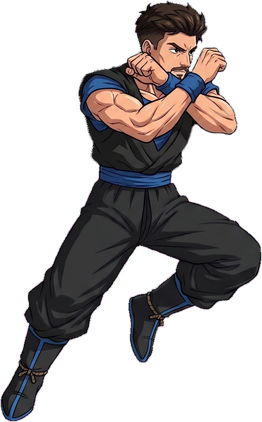
#> input picture assets/spr/q/ab.webp, 262 x 422 px
$ python -i build_sprites_dir.py   (imports and definitions only)
#> lines starting #> are read from the running program, lines starting #| are printed output that depends on the picture; after the words box and inside, x2 and y2 are one past the last pixel; in counts of white or black regions, pixels touching at a corner belong together
### tools/slice.py
"""Ferramenta de build: recorta as tiras de animacao (fundo verde) de um personagem.
Usa so Pillow. Chroma key profissional (matte suave + despill + choke de borda),
separa os quadros por componentes conectados e devolve RGBA recortados sem fundo."""
from PIL import Image, ImageChops, ImageFilter, ImageDraw
import os
from collections import deque

# acao: (arquivo, colunas, linhas, quadros)
QUINHAS = {
    'id': ('parado/parado.png', 4, 1, 4), 'wk': ('andar/andar.png', 3, 2, 6),
    'pu': ('soco/soco.png', 4, 1, 4), 'ki': ('chute/chute.png', 4, 1, 4),
    'bl': ('defesa/defesa.png', 2, 1, 2), 'ht': ('levar-golpe/levar-golpe.png', 2, 1, 2),
    'jp': ('pulo/pulo.png', 2, 1, 2), 'ko': ('nocaute/nocaute.png', 2, 2, 4),
}

# verde neon de tela (~#00FD00)
_SCR = (2, 252, 2)


def _smoothstep(e0, e1, x):
    if x <= e0:
        return 0.0
    if x >= e1:
        return 1.0
    t = (x - e0) / (e1 - e0)
    return t * t * (3.0 - 2.0 * t)


def _green_score_u8(r, g, b):
    """Score 0..255: quanto o pixel parece chroma verde neon."""
    mx = r if r > b else b
    dom = g - mx
    if dom <= 0:
        return 0
    # distancia ao verde de tela (aprox.)
    dr, dg, db = r - _SCR[0], g - _SCR[1], b - _SCR[2]
    dist2 = dr * dr + dg * dg + db * db
    # dominancia 8..90 -> 0..1
    d_n = _smoothstep(8, 90, dom)
    # perto da cor de tela (dist ~40..200)
    dist = dist2 ** 0.5
    near = 1.0 - _smoothstep(40, 200, dist)
    purity = 1.0 - min(1.0, (r + b) / 140.0)
    s = 0.55 * d_n + 0.30 * near + 0.15 * purity * d_n
    if s <= 0:
        return 0
    if s >= 1:
        return 255
    return int(s * 255)


def _despill(r, g, b, strength):
    mx = r if r > b else b
    if g <= mx:
        return r, g, b
    spill = (g - mx) * strength
    ng = int(g - spill)
    if strength > 0.6 and spill > 20:
        boost = int(spill * 0.10)
        r = min(255, r + boost)
        b = min(255, b + boost)
    return r, max(0, ng), b


def key(im):
    """Remove verde neon com matte suave, unblend de tela e despill.
    Fundo ligado a borda (e buracos de chroma puro) some; verde de roupa/poder fica.
    Sem MinFilter na silhueta — evita o corte 'picotado'."""
    rgb = im.convert('RGB')
    W, H = rgb.size
    R, G, B = (c.tobytes() for c in rgb.split())
    N = W * H
    sr, sg, sb = _SCR

    # --- 1) score + candidatos duros ---
    score = bytearray(N)
    hard = bytearray(N)
    for i in range(N):
        s = _green_score_u8(R[i], G[i], B[i])
        score[i] = s
        if s >= 184 and G[i] > 150 and R[i] < 70 and B[i] < 70:
            hard[i] = 255

    fill = Image.frombytes('L', (W, H), bytes(hard))
    for pt in ((0, 0), (W - 1, 0), (0, H - 1), (W - 1, H - 1),
               (W // 2, 0), (W // 2, H - 1), (0, H // 2), (W - 1, H // 2)):
        if fill.getpixel(pt) == 255:
            ImageDraw.floodfill(fill, pt, 128)

    # buracos fechados (ex.: entre braço e ombro): todo chroma duro some,
    # nao so o ligado a borda
    bg = fill.point(lambda v: 255 if v in (128, 255) else 0)
    bg_dil = bg.filter(ImageFilter.MaxFilter(5))
    bp = bytearray(bg.tobytes())
    bdp = bg_dil.tobytes()
    for i in range(N):
        if bp[i] == 0 and score[i] >= 224 and bdp[i] == 255:
            bp[i] = 255
        # verde de tela "sujo" preso no buraco (mais escuro que o neon puro)
        if bp[i] == 0 and score[i] >= 150:
            rv, gv, bv = R[i], G[i], B[i]
            if gv > 105 and gv > rv + 18 and gv > bv + 18 and rv < 110 and bv < 110:
                bp[i] = 255
    bg = Image.frombytes('L', (W, H), bytes(bp))
    near_bg = bg.filter(ImageFilter.MaxFilter(9))
    nbp = near_bg.tobytes()

    # --- 2) matte: fundo por score; fringe do FG preserva AA (mistura outline+tela) ---
    alpha_b = bytearray(N)
    for i in range(N):
        rv, gv, bv = R[i], G[i], B[i]
        s = score[i] / 255.0
        if bp[i] == 255:
            # fundo: soft key (rampa larga = menos picotado)
            t = _smoothstep(0.15, 0.58, s)
            alpha_b[i] = int(255 * (1.0 - t))
        elif nbp[i] == 255:
            mx = rv if rv > bv else bv
            spill = gv - mx
            lum = rv if rv > gv else gv
            if bv > lum:
                lum = bv
            if spill <= 2 and s < 0.10:
                alpha_b[i] = 255
            elif lum < 50 and gv > mx:
                # contorno preto misturado com verde: a ≈ 1 - g/sg (mantém AA)
                af = 1.0 - min(1.0, gv / float(sg))
                # se ainda tem pigmento do FG, nao zera
                af = max(af, 1.0 - _smoothstep(2, 48, spill))
                alpha_b[i] = int(255 * max(0.0, min(1.0, af)))
            else:
                # pele/roupa na borda: rampa pelo excesso de verde
                t = _smoothstep(3, 52, spill)
                alpha_b[i] = int(255 * (1.0 - t))
        else:
            alpha_b[i] = 255

    alpha = Image.frombytes('L', (W, H), bytes(alpha_b))
    # blur proporcional ao tamanho (em 3k px, raio fixo 0.8 some)
    blur_r = max(0.7, min(2.2, min(W, H) / 1400.0))
    alpha = alpha.filter(ImageFilter.GaussianBlur(blur_r))
    # levels suaves: preserva rampa de AA no meio
    alpha = alpha.point(lambda v: 0 if v < 8 else (255 if v > 248 else int((v - 8) * 255 / 240)))

    ap = alpha.tobytes()

    # --- 3) unblend da tela + despill ---
    out_b = bytearray(N * 4)
    for i in range(N):
        a = ap[i]
        o = i * 4
        if a < 8:
            out_b[o:o + 4] = b'\x00\x00\x00\x00'
            continue
        rv, gv, bv = R[i], G[i], B[i]
        s = score[i] / 255.0

        if s >= 0.82 and gv > 150 and rv < 85 and bv < 85:
            out_b[o:o + 4] = b'\x00\x00\x00\x00'
            continue

        af = a / 255.0
        # descontaminacao: C = F*a + S*(1-a)  =>  F = (C - S*(1-a)) / a
        if af < 0.995 and (nbp[i] == 255 or a < 250):
            ia = 1.0 - af
            fr = (rv - sr * ia) / af
            fg = (gv - sg * ia) / af
            fb = (bv - sb * ia) / af
            rv = 0 if fr < 0 else (255 if fr > 255 else int(fr))
            gv = 0 if fg < 0 else (255 if fg > 255 else int(fg))
            bv = 0 if fb < 0 else (255 if fb > 255 else int(fb))

        mx = rv if rv > bv else bv
        lum = max(rv, gv, bv)

        # outline preto ainda contaminado
        if a < 240 and lum < 55 and gv >= mx:
            if lum < 28 or gv > mx + 2:
                out_b[o:o + 4] = b'\x00\x00\x00\x00'
                continue
            v = (rv + bv) // 2
            out_b[o] = out_b[o + 1] = out_b[o + 2] = v
            out_b[o + 3] = a
            continue

        if gv > mx:
            strength = 1.0 if a < 220 else (0.85 if nbp[i] == 255 else 0.45)
            rv, gv, bv = _despill(rv, gv, bv, strength)

        out_b[o] = rv
        out_b[o + 1] = gv
        out_b[o + 2] = bv
        out_b[o + 3] = a

    out = Image.frombytes('RGBA', (W, H), bytes(out_b))
    return _punch_green_holes(out)


def _punch_green_holes(im, max_comp=900):
    """Remove ilhas pequenas de verde residual (buraco braço/ombro etc.)."""
    W, H = im.size
    px = im.load()
    N = W * H
    mark = bytearray(N)
    for y in range(H):
        row = y * W
        for x in range(W):
            r, g, b, a = px[x, y]
            if a < 24:
                continue
            if g > 95 and g > r + 16 and g > b + 16 and r < 135 and b < 135 and (r + b) < g + 55:
                mark[row + x] = 1

    seen = bytearray(N)
    for i in range(N):
        if not mark[i] or seen[i]:
            continue
        stack = [i]
        seen[i] = 1
        comp = []
        while stack:
            j = stack.pop()
            comp.append(j)
            x, y = j % W, j // W
            for nx, ny in ((x - 1, y), (x + 1, y), (x, y - 1), (x, y + 1)):
                if nx < 0 or ny < 0 or nx >= W or ny >= H:
                    continue
                k = ny * W + nx
                if mark[k] and not seen[k]:
                    seen[k] = 1
                    stack.append(k)
        if len(comp) > max_comp:
            continue
        for j in comp:
            x, y = j % W, j // W
            px[x, y] = (0, 0, 0, 0)
    return im


# [83 lines left out: functions key_magenta, components, not called in this run]


def frames(root, spec):
    fn, cols, rows, n = spec
    return frames_from(key(Image.open(os.path.join(root, fn))), cols, rows, n)


# [37 lines left out: function frames_from, not called in this run]


# [4 lines that do not run on import are left out]

### tools/build_sprites_dir.py
"""Importa poses soltas de char-src/quinhas-kun/SPRITES/ para assets/spr/q/.
Chroma key profissional + escala pela altura do parado (418px alvo).
Uso: python build_sprites_dir.py
"""
import json, os, sys, time
from concurrent.futures import ProcessPoolExecutor, as_completed
from PIL import Image

sys.path.insert(0, os.path.dirname(os.path.abspath(__file__)))
import slice as S
from build_sprites import torso_cx

ROOT = os.path.dirname(os.path.dirname(os.path.abspath(__file__))).replace('\\', '/') + '/'
SRC = ROOT + 'char-src/quinhas-kun/SPRITES/'
OUT = ROOT + 'assets/spr/q/'
META_PATH = ROOT + 'tools/out/q_poses.json'
IDLE_H = 418          # altura alvo do parado (igual ao quinhas atual no jogo)
PRE_MAX = 1400        # limita o lado maior antes do key (acelera sem perder qualidade no jogo)

# arquivo -> chave de pose no jogo
MAP = {
    '01-parado.png': 'id',
    'andando.jpg': 'wk',
    'andando.png': 'wk',
    'andando-tras.jpg': 'wb',
    'andando-tras.png': 'wb',
    '02-soco.png': 'pu',
    '03-chute.png': 'ki',
    '04-defesa.png': 'bl',
    '05-agachado.png': 'cr',
    '06-soco-agachado.png': 'cp',
    '07-chute-agachado.png': 'ck',
    '08-defesa-agachado.png': 'cb',
    '09-pulando.png': 'jp',
    '10-soco-pulando.png': 'ap',
    '11-chute-pulando.png': 'ak',
    '12-defesa-pulando.png': 'ab',
    '13-hit.jpg': 'ht',
    '13-hit.png': 'ht',
    '14-caindo.jpg': 'fa',
    '14-caindo.png': 'fa',
    '15-nocaute.jpg': 'ko',
    '15-nocaute.png': 'ko',
    '16-vitoria.jpg': 'vi',
    '16-vitoria.png': 'vi',
    'hadouken.png': 'hd',
    'hadouken.jpg': 'hd',
    'esfera.jpg': 'hd',
    'esfera-ki.png': 'hb',
}


def _prepare(path):
    """Abre, reduz se gigante, aplica key e recorta bbox."""
#> called with path = '../assets/spr/q/ab.webp'
    im = Image.open(path)
#> im is the input picture: PIL image 262x422 RGBA; mean R, G, B, A 38.1, 24.1, 33.7, 99.1
    w, h = im.size
#> w = 262; h = 422
    m = max(w, h)
#> m = 422
    if m > PRE_MAX:
        s = PRE_MAX / m
        im = im.resize((max(1, round(w * s)), max(1, round(h * s))), Image.LANCZOS)
    keyed = S.key(im)
#> in key, `rgb = im.convert('RGB')`:
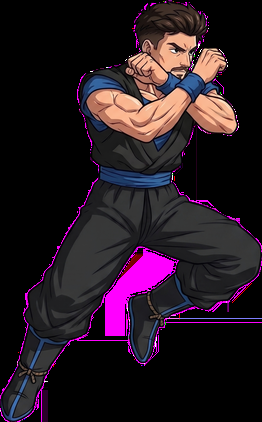
#> rgb: PIL image 262x422 RGB; mean R, G, B 38.1, 24.1, 33.7
#> in key, `fill = Image.frombytes('L', (W, H), bytes(hard))`:
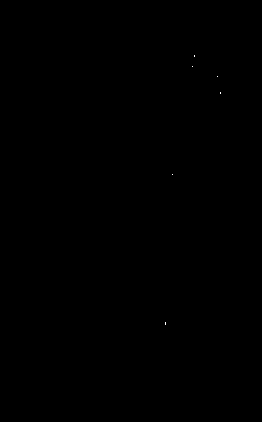
#> fill: PIL image 262x422 L; 0.01% white in thin lines or dots, all inside (x1, y1, x2, y2) = (165, 55, 221, 325)
#> in key, `bg_dil = bg.filter(ImageFilter.MaxFilter(5))`:
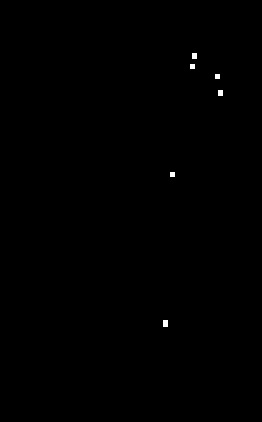
#> bg_dil: PIL image 262x422 L; 0.15% white; 6 white regions, box (x1, y1, x2, y2) and area: (163, 320, 168, 327) 35, (192, 53, 197, 59) 30, (218, 90, 223, 96) 30, (190, 64, 195, 69) 25, (215, 74, 220, 79) 25, (170, 172, 175, 177) 25
#> the loop in key, `for i in range(N):` made 110564 passes
#> in key, `bg = Image.frombytes('L', (W, H), bytes(bp))`: bg: PIL image 262x422 L; 0.01% white in thin lines or dots, all inside (x1, y1, x2, y2) = (164, 1, 221, 325)
#> in key, `near_bg = bg.filter(ImageFilter.MaxFilter(9))`:
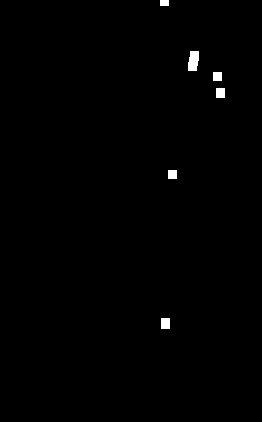
#> near_bg: PIL image 262x422 L; 0.54% white; 6 white regions, box (x1, y1, x2, y2) and area: (188, 51, 199, 71) 188, (161, 318, 170, 329) 99, (216, 88, 225, 98) 90, (213, 72, 222, 81) 81, (168, 170, 177, 179) 81, (160, 0, 169, 6) 54
    bb = keyed.split()[3].point(lambda v: 255 if v > 12 else 0).getbbox()
    if not bb:
        raise RuntimeError('sem silhueta: ' + path)
    return keyed.crop(bb)


# [133 lines left out: functions _worker, main, patch_index, not called in this run]


# [6 lines not run here, left out]

>>> result = _prepare('../assets/spr/q/ab.webp')
